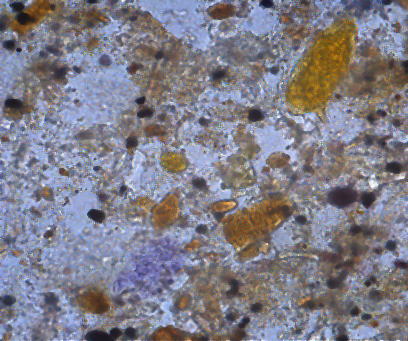
#> input picture filtered/000001.png, 408 x 341 px, given as the content of the folder detection_comp, which was not available
$ python metrics.py
#> lines starting #> are read from the running program, lines starting #| are printed output that depends on the picture
import os
import numpy as np
from sklearn.metrics import jaccard_score
from scipy.spatial import distance
from PIL import Image
import json

def calculate_mean_iou(results_arr, truelabels_arr):
    iou_arr = []
    for result, truelabel in zip(results_arr, truelabels_arr):
        # [6 lines of commented-out code are left out]
        if not (sum(result) == 0 and sum(truelabel) == 0):
            iou_arr.append(jaccard_score(truelabel, result, zero_division=1.0))
    return np.mean(iou_arr)


def calculate_mean_dice(results_arr, truelabels_arr):
    jaccard = calculate_mean_iou(results_arr, truelabels_arr)
    return 2*jaccard / (1 + jaccard)


def image_to_label_array(path):
#> called with path = 'detection_comp/000001.png'
    image = Image.open(path)
#> image is the input picture: PIL image 408x341 RGB; mean R, G, B 128, 125.8, 136.8
    image_array = np.asarray(image)
    # convert rgb to bw
    if (len(image_array.shape) == 3):
        image_sum = image_array.sum(axis=2)
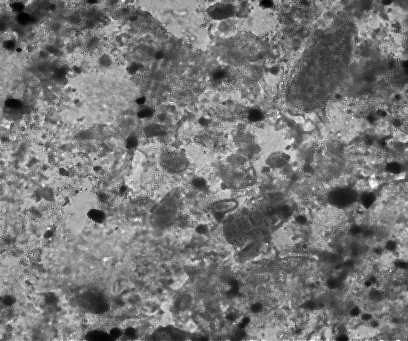
#> image_sum: shape (341, 408) uint64; min 68, max 759, mean 390.7; drawn with min black and max white
        if (image_sum.max() != 0):
            image_array = image_sum/image_sum.max()
        else:
            image_array = image_sum
    else:
        image_array = image_array / 255
    # print(image_array.shape)
    # image_array = image_array.astype(int)
    return image_array.ravel()


def load_arrays_from_images():
    results_arr = []
    truelabels_arr = []
    results_folder = "detection_comp"
    truelabels_folder = "truelabels"
    for img_file in sorted(os.listdir(results_folder)):
        #print(img_file)
        results_arr.append(image_to_label_array(results_folder+"/"+img_file))
#> (the run stopped early here; a loop or call above may not have finished)

$ run again, on filtered/000002.png
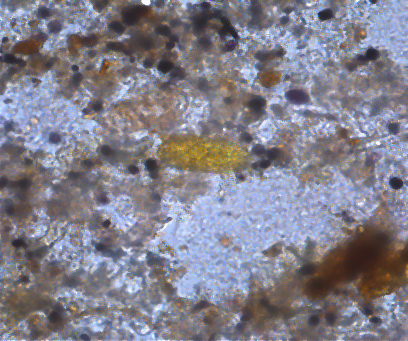
#> input picture filtered/000002.png, 408 x 341 px, given as the content of the folder detection_comp, which was not available
#> in image_to_label_array, image is the input picture: PIL image 408x341 RGB; mean R, G, B 130.4, 127.7, 139.6
#> in image_to_label_array, `image_sum = image_array.sum(axis=2)`:
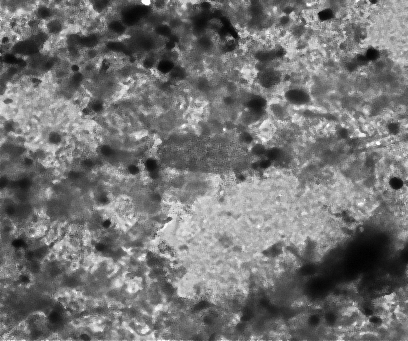
#> image_sum: shape (341, 408) uint64; min 98, max 757, mean 397.7; drawn with min black and max white
#> in image_to_label_array, `image_array = image_sum/image_sum.max()`:
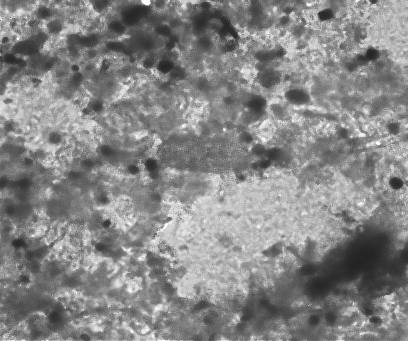
#> image_array: shape (341, 408) float64; min 0.129, max 1, mean 0.525

$ run again, on filtered/000003.png
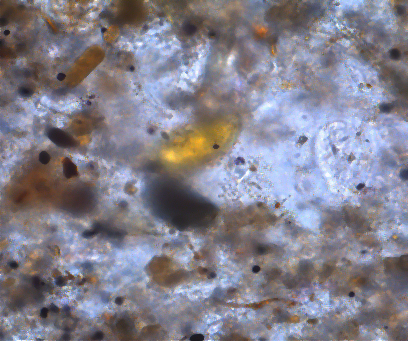
#> input picture filtered/000003.png, 408 x 341 px, given as the content of the folder detection_comp, which was not available
#> in image_to_label_array, image is the input picture: PIL image 408x341 RGB; mean R, G, B 131.4, 128, 139.8
#> in image_to_label_array, `image_sum = image_array.sum(axis=2)`:
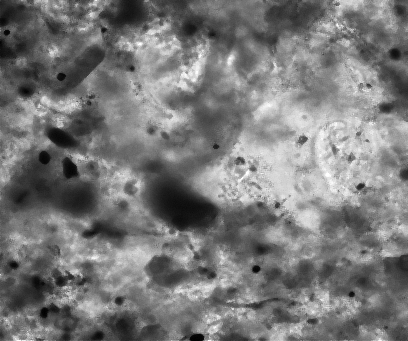
#> image_sum: shape (341, 408) uint64; min 79, max 754, mean 399.1; drawn with min black and max white
#> in image_to_label_array, `image_array = image_sum/image_sum.max()`:
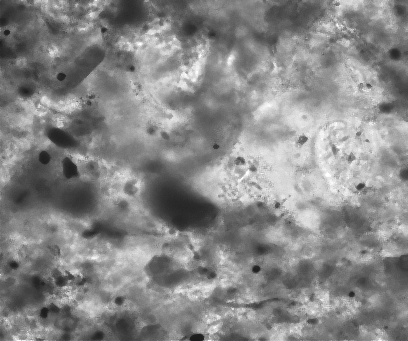
#> image_array: shape (341, 408) float64; min 0.105, max 1, mean 0.529
